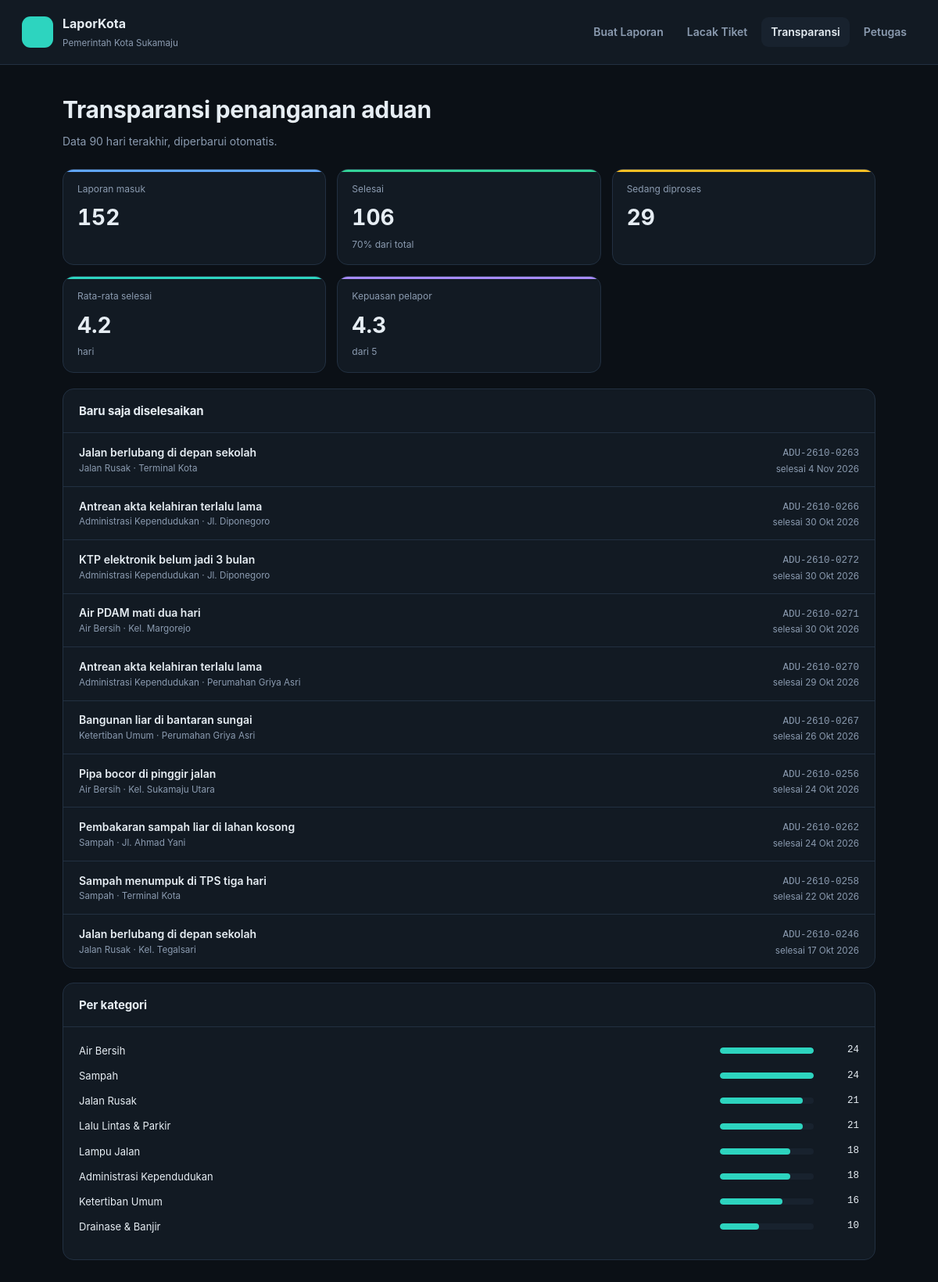
Page /index.php?page=transparansi on the committed database.
### tables this page shows
CREATE TABLE pengaturan (
  id INT PRIMARY KEY,
  nama_instansi VARCHAR(150) NOT NULL,
  nama_layanan VARCHAR(60) NOT NULL,
  alamat VARCHAR(255),
  telepon VARCHAR(30)
);

CREATE TABLE aduan (
  id INT AUTO_INCREMENT PRIMARY KEY,
  kode VARCHAR(20) NOT NULL UNIQUE,
  nama VARCHAR(100),
  telepon VARCHAR(20),
  anonim TINYINT(1) NOT NULL DEFAULT 0,
  kategori_id INT,
  unit_id INT,
  judul VARCHAR(150) NOT NULL,
  isi TEXT NOT NULL,
  lokasi VARCHAR(200),
  foto VARCHAR(100),
  prioritas ENUM('rendah','sedang','tinggi') NOT NULL DEFAULT 'sedang',
  status ENUM('baru','diverifikasi','diproses','selesai','ditolak') NOT NULL DEFAULT 'baru',
  rating TINYINT NULL,
  created_at DATETIME NOT NULL DEFAULT CURRENT_TIMESTAMP,
  selesai_at DATETIME NULL,
  INDEX (status), INDEX (created_at),
  FOREIGN KEY (kategori_id) REFERENCES kategori(id) ON DELETE SET NULL,
  FOREIGN KEY (unit_id) REFERENCES unit(id) ON DELETE SET NULL
);

CREATE TABLE kategori (
  id INT AUTO_INCREMENT PRIMARY KEY,
  nama VARCHAR(80) NOT NULL,
  unit_id INT NULL,             
  sla_hari TINYINT NOT NULL DEFAULT 7,
  FOREIGN KEY (unit_id) REFERENCES unit(id) ON DELETE SET NULL
);

### index.php (called while the page is built, shortened)
<?php
require __DIR__ . '/includes/bootstrap.php';
$routes = [
    'beranda'      => 'pages/beranda.php',
    'lapor'        => 'pages/lapor.php',
    'lacak'        => 'pages/lacak.php',
    'transparansi' => 'pages/transparansi.php',
    'foto'         => 'pages/foto.php',
    'login'        => 'pages/login.php',
    'logout'       => 'pages/logout.php',
    'dashboard'    => 'pages/admin/dashboard.php',
    'aduan'        => 'pages/admin/aduan.php',
    'aduan.detail' => 'pages/admin/detail.php',
    'aduan.proses' => 'pages/admin/proses.php',
    'laporan'      => 'pages/admin/laporan.php',
    'master'       => 'pages/admin/master.php',
];
$page = $_GET['page'] ?? 'beranda';
require __DIR__ . '/' . $routes[$page];

### pages/transparansi.php (the view, shortened to what this page needs)
<?php
$stat = q("SELECT COUNT(*) total, SUM(status = 'selesai') selesai, SUM(status IN ('baru','diverifikasi','diproses')) proses,
           ROUND(AVG(CASE WHEN status = 'selesai' THEN TIMESTAMPDIFF(HOUR, created_at, selesai_at) / 24 END), 1) rata, ROUND(AVG(rating), 1) rating
           FROM aduan WHERE created_at >= CURDATE() - INTERVAL 90 DAY")->fetch();
$perKat = q("SELECT k.nama, COUNT(a.id) n, SUM(a.status = 'selesai') s FROM kategori k LEFT JOIN aduan a ON a.kategori_id = k.id
             AND a.created_at >= CURDATE() - INTERVAL 90 DAY GROUP BY k.id ORDER BY n DESC")->fetchAll();
$maxK = max(1, ...array_column($perKat, 'n'));
$terbaru = q("SELECT a.kode, a.judul, a.lokasi, a.created_at, a.selesai_at, k.nama kategori FROM aduan a LEFT JOIN kategori k ON k.id = a.kategori_id
              WHERE a.status = 'selesai' ORDER BY a.selesai_at DESC LIMIT 10")->fetchAll();
require __DIR__ . '/../includes/portal_header.php';
?>
<h1 style="font-size:30px">Transparansi penanganan aduan</h1>
<p class="muted" style="margin:6px 0 24px">Data 90 hari terakhir, diperbarui otomatis.</p>
<div class="kpis">
    <div class="kpi"><div class="bar-top" style="background:var(--blue)"></div><small>Laporan masuk</small><strong><?= (int) $stat['total'] ?></strong></div>
    <div class="kpi"><div class="bar-top" style="background:var(--green)"></div><small>Selesai</small><strong><?= (int) $stat['selesai'] ?></strong><span><?= $stat['total'] ? round($stat['selesai'] / $stat['total'] * 100) : 0 ?>% dari total</span></div>
    <div class="kpi"><div class="bar-top" style="background:var(--amber)"></div><small>Sedang diproses</small><strong><?= (int) $stat['proses'] ?></strong></div>
    <div class="kpi"><div class="bar-top" style="background:var(--teal)"></div><small>Rata-rata selesai</small><strong><?= e($stat['rata'] ?? '-') ?></strong><span>hari</span></div>
    <div class="kpi"><div class="bar-top" style="background:var(--purple)"></div><small>Kepuasan pelapor</small><strong><?= e($stat['rating'] ?? '-') ?></strong><span>dari 5</span></div>
</div>
<div class="grid-2">
    <div class="panel"><div class="panel-head"><h2>Baru saja diselesaikan</h2></div>
        <div class="table-wrap"><table><tbody>
            <?php foreach ($terbaru as $t): ?>
                <tr><td><strong><?= e($t['judul']) ?></strong><small><?= e($t['kategori']) ?> · <?= e($t['lokasi']) ?></small></td>
                    <td class="text-right"><span class="mono muted"><?= e($t['kode']) ?></span><small>selesai <?= tgl($t['selesai_at']) ?></small></td></tr>
            <?php endforeach; ?>
        </tbody></table></div></div>
    <div class="panel" style="align-self:start"><div class="panel-head"><h2>Per kategori</h2></div><div class="panel-body">
        <?php foreach ($perKat as $k): ?>
            <div class="hrow"><span><?= e($k['nama']) ?></span><div class="htrack"><span style="width:<?= round($k['n'] / $maxK * 100) ?>%"></span></div><span class="mono text-right"><?= (int) $k['n'] ?></span></div>
        <?php endforeach; ?>
    </div></div>
</div>
<?php require __DIR__ . '/../includes/portal_footer.php'; ?>

### includes/portal_header.php (shortened to what this page needs)
<?php $set = setting(); $current = $_GET['page'] ?? 'beranda'; ?>
<!DOCTYPE html>
<html lang="id">
<head>
    <link rel="stylesheet" href="assets/css/style.css">
</head>
<body>
<header class="portal-top">
    <a class="logo" href="<?= url('beranda') ?>"><?= icon('megaphone', 20) ?></a>
    <div><strong><?= e($set['nama_layanan']) ?></strong><small><?= e($set['nama_instansi']) ?></small></div>
    <nav>
        <a href="<?= url('beranda') ?>" class="<?= $current === 'beranda' ? 'on' : '' ?>">Buat Laporan</a>
        <a href="<?= url('lacak') ?>" class="<?= $current === 'lacak' ? 'on' : '' ?>">Lacak Tiket</a>
        <a href="<?= url('transparansi') ?>" class="<?= $current === 'transparansi' ? 'on' : '' ?>">Transparansi</a>
        <a href="<?= url('login') ?>">Petugas</a>
    </nav>
</header>
<div class="portal">

### includes/bootstrap.php (shortened to what this page needs)
<?php
function db(): PDO
{
    static $pdo = null;
    if ($pdo === null) {
        $c = require __DIR__ . '/../config/database.php';
        $dsn = "mysql:host={$c['host']};port={$c['port']};dbname={$c['database']};charset=utf8mb4";
        try {
            $pdo = new PDO($dsn, $c['username'], $c['password'], [
                PDO::ATTR_ERRMODE => PDO::ERRMODE_EXCEPTION,
                PDO::ATTR_DEFAULT_FETCH_MODE => PDO::FETCH_ASSOC,
            ]);
        } catch (PDOException $e) {
            die('<h3>Koneksi database gagal.</h3><p>Cek config/database.php dan pastikan database <b>'
                . htmlspecialchars($c['database']) . '</b> sudah di-import.</p>');
        }
    }
    return $pdo;
}
function q(string $sql, array $params = []): PDOStatement
{
    $st = db()->prepare($sql);
    $st->execute($params);
    return $st;
}
function e($v): string
{
    return htmlspecialchars((string) $v, ENT_QUOTES, 'UTF-8');
}
function tgl($date): string
{
    $bulan = ['', 'Jan', 'Feb', 'Mar', 'Apr', 'Mei', 'Jun', 'Jul', 'Agu', 'Sep', 'Okt', 'Nov', 'Des'];
    $t = strtotime($date);
    return date('j', $t) . ' ' . $bulan[(int) date('n', $t)] . ' ' . date('Y', $t);
}
function url(string $page = 'dashboard', array $params = []): string
{
    return 'index.php?' . http_build_query(['page' => $page] + $params);
}
function setting(): array
{
    static $s = null;
    return $s ??= q('SELECT * FROM pengaturan WHERE id = 1')->fetch() ?: [];
}
function icon(string $name, int $size = 18): string
{
    $p = $paths[$name] ?? '';
    return '<svg class="ic" width="' . $size . '" height="' . $size . '" viewBox="0 0 24 24" fill="none" stroke="currentColor" stroke-width="2" stroke-linecap="round" stroke-linejoin="round">' . $p . '</svg>';
}

### includes/portal_footer.php
</div>
</body>
</html>

### assets/css/style.css (style rules this page uses)
:root { --bg: #0b1016; --surface: #121a23; --surface-2: #18222e; --line: #223041; --text: #e6edf3; --muted: #8b9bb0; --teal: #2dd4bf; --teal-ink: #062b27; --blue: #60a5fa; --purple: #a78bfa; --amber: #fbbf24; --red: #f87171; --green: #34d399; --gray: #94a3b8; --mono: ui-monospace, "JetBrains Mono", "SFMono-Regular", Consolas, monospace; }
* { box-sizing: border-box; }
body { margin: 0; background: var(--bg); color: var(--text); font: 14px/1.55 "Inter", "Segoe UI", system-ui, -apple-system, sans-serif; }
a { color: var(--teal); text-decoration: none; }
.ic { flex-shrink: 0; vertical-align: middle; }
.muted { color: var(--muted); }
.mono { font-family: var(--mono); font-size: 12.5px; }
.text-right { text-align: right; }
h1, h2, h3 { margin: 0; font-weight: 650; letter-spacing: -.01em; }
.panel { background: var(--surface); border: 1px solid var(--line); border-radius: 14px; }
.panel-head { display: flex; justify-content: space-between; align-items: center; gap: 12px; padding: 16px 20px; border-bottom: 1px solid var(--line); flex-wrap: wrap; }
.panel-head h2 { font-size: 15px; }
.panel-body { padding: 20px; }
.kpis { display: grid; grid-template-columns: repeat(5, 1fr); gap: 14px; margin-bottom: 20px; }
.kpi { background: var(--surface); border: 1px solid var(--line); border-radius: 14px; padding: 16px 18px; position: relative; overflow: hidden; }
.kpi small { color: var(--muted); font-size: 12px; display: flex; align-items: center; gap: 6px; }
.kpi strong { display: block; font-size: 28px; font-weight: 700; margin-top: 6px; font-variant-numeric: tabular-nums; }
.kpi span { font-size: 12px; color: var(--muted); }
.kpi .bar-top { position: absolute; left: 0; top: 0; right: 0; height: 3px; }
.grid-2 { display: grid; grid-template-columns: 1.6fr 1fr; gap: 18px; }
.table-wrap { overflow-x: auto; }
table { width: 100%; border-collapse: collapse; }
td { padding: 13px 20px; border-bottom: 1px solid var(--line); vertical-align: middle; }
tr:last-child td { border-bottom: 0; }
td strong { display: block; font-weight: 600; }
td small { color: var(--muted); display: block; }
.hrow { display: grid; grid-template-columns: 1fr 120px 46px; align-items: center; gap: 12px; margin-bottom: 12px; font-size: 13px; }
.htrack { height: 8px; border-radius: 6px; background: var(--surface-2); overflow: hidden; }
.htrack span { display: block; height: 100%; background: var(--teal); border-radius: 6px; }
.portal-top { display: flex; align-items: center; gap: 12px; padding: 18px 28px; border-bottom: 1px solid var(--line); background: var(--surface); }
.portal-top .logo { width: 40px; height: 40px; border-radius: 11px; background: var(--teal); color: var(--teal-ink); display: grid; place-items: center; }
.portal-top strong { display: block; font-size: 16px; }
.portal-top small { color: var(--muted); }
.portal-top nav { margin-left: auto; display: flex; gap: 6px; }
.portal-top nav a { padding: 8px 12px; border-radius: 9px; color: var(--muted); font-weight: 600; text-decoration: none; }
.portal-top nav a.on, .portal-top nav a:hover { color: var(--text); background: var(--surface-2); }
.portal { max-width: 1080px; margin: 0 auto; padding: 34px 20px 60px; }
@media (max-width: 1200px) { .kpis { grid-template-columns: repeat(3, 1fr); } }
@media (max-width: 1200px) { .grid-2, .grid-3, .hero { grid-template-columns: 1fr; } }

### rows in the picture
pengaturan: nama_layanan "LaporKota", nama_instansi "Pemerintah Kota Sukamaju"
aduan: judul "Jalan berlubang di depan sekolah", kategori.nama "Jalan Rusak", lokasi "Terminal Kota", kode "ADU-2610-0263", selesai_at "4 Nov 2026"
aduan: judul "Antrean akta kelahiran terlalu lama", kategori.nama "Administrasi Kependudukan", lokasi "Jl. Diponegoro", kode "ADU-2610-0266", selesai_at "30 Okt 2026"
aduan: judul "KTP elektronik belum jadi 3 bulan", kategori.nama "Administrasi Kependudukan", lokasi "Jl. Diponegoro", kode "ADU-2610-0272", selesai_at "30 Okt 2026"
aduan: judul "Air PDAM mati dua hari", kategori.nama "Air Bersih", lokasi "Kel. Margorejo", kode "ADU-2610-0271", selesai_at "30 Okt 2026"
aduan: judul "Antrean akta kelahiran terlalu lama", kategori.nama "Administrasi Kependudukan", lokasi "Perumahan Griya Asri", kode "ADU-2610-0270", selesai_at "29 Okt 2026"
aduan: judul "Bangunan liar di bantaran sungai", kategori.nama "Ketertiban Umum", lokasi "Perumahan Griya Asri", kode "ADU-2610-0267", selesai_at "26 Okt 2026"
aduan: judul "Pipa bocor di pinggir jalan", kategori.nama "Air Bersih", lokasi "Kel. Sukamaju Utara", kode "ADU-2610-0256", selesai_at "24 Okt 2026"
aduan: judul "Pembakaran sampah liar di lahan kosong", kategori.nama "Sampah", lokasi "Jl. Ahmad Yani", kode "ADU-2610-0262", selesai_at "24 Okt 2026"
aduan: judul "Sampah menumpuk di TPS tiga hari", kategori.nama "Sampah", lokasi "Terminal Kota", kode "ADU-2610-0258", selesai_at "22 Okt 2026"
aduan: judul "Jalan berlubang di depan sekolah", kategori.nama "Jalan Rusak", lokasi "Kel. Tegalsari", kode "ADU-2610-0246", selesai_at "17 Okt 2026"

### other values in the picture
$stat['total'] "152"
$stat['selesai'] "106"
$stat['selesai'] / $stat['total'] * 100 "70"
$stat['proses'] "29"
$stat['rata'] "4.2"
$stat['rating'] "4.3"
$k['nama'] "Air Bersih"
$k['n'] "24"
$k['nama'] "Sampah"
$k['nama'] "Jalan Rusak"
$k['n'] "21"
$k['nama'] "Lalu Lintas & Parkir"
$k['nama'] "Lampu Jalan"
$k['n'] "18"
$k['nama'] "Administrasi Kependudukan"
